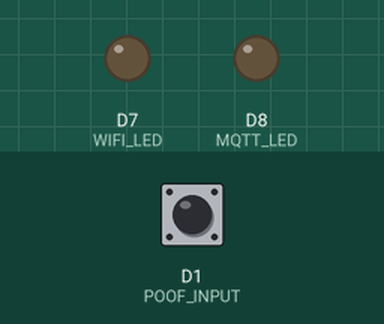
This sketch was run on a simulated ESP8266 (NodeMCU). Shown: output pins drawn as LEDs (lit = HIGH). The test bench sets the inputs (shaded band); at power-on: D1 (POOF_INPUT) HIGH. WiFi joins after 1.5 s; servers stay silent unless stated; no MQTT or app messages arrive unless stated; not simulated (calls return 0 or success): wifi_credentials.h; names the files do not define were given values by the test bench: mqtt_port = 1883; what the sketch prints to the serial monitor is not drawn.

Above: at 0.1 s.
At 1.52 s:
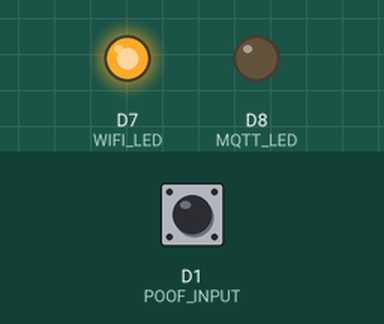
At 2.3 s:
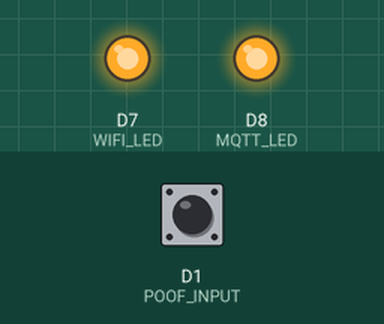
2.4 s: D1 (POOF_INPUT) pulled LOW for 0.15 s
Timing chart, 0 to 5.4 s (numbered marks = the images above; inputs shaded):
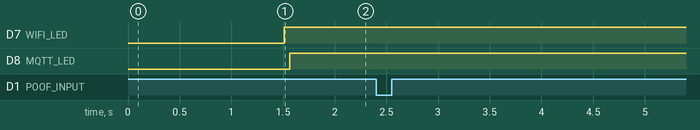

Measured:
- after the input at 2.4 s, every drawn part: stays the same

The sketch:

ESP8266-Flame-Controller-Transmitter.ino
```cpp
#include <ArduinoJson.h>
#include <ESP8266WiFi.h>
#include <PubSubClient.h>
#include "wifi_credentials.h"

WiFiClient espClient;
PubSubClient client(espClient);
DynamicJsonDocument command(128);
String commandStr;

#define POOF_SLIDER A0
#define POOF_INPUT D1
#define WIFI_LED D7
#define MQTT_LED D8

uint8_t button_state;
int button_state_last = -1;
int debounce = 0;
const int debounce_time = 10;

void callback(char* topic, byte* payload, unsigned int length) {
  String command = String((char*)payload);
  Serial.printf("Message arrived [%s] %s\n", topic, command);
}

void connectMqtt() {
  digitalWrite(MQTT_LED, LOW);
  while (!client.connected()) {
    Serial.print("Attempting MQTT connection...");
    if (client.connect(mqtt_clientId)) {
      digitalWrite(MQTT_LED, HIGH);
      Serial.println("connected");
      // client.subscribe(mqtt_topic);
    } else {
      Serial.print("failed, rc=");
      Serial.print(client.state());
      Serial.println(" try again in 5 seconds");
      delay(5000);
    }
  }
}

void setupWifi() {
  digitalWrite(WIFI_LED, LOW);
  delay(10);
  Serial.println();
  Serial.print("Connecting to ");
  Serial.println(ssid);
  WiFi.begin(ssid, password);

  while (WiFi.status() != WL_CONNECTED) {
    delay(500);
    Serial.print(".");
  }

  digitalWrite(WIFI_LED, HIGH);
  Serial.println("");
  Serial.println("WiFi connected");
  Serial.println("IP address: ");
  Serial.println(WiFi.localIP());
}

void button() {
  button_state = digitalRead(POOF_INPUT);
  if (button_state != button_state_last && millis() - debounce > debounce_time) {
    button_state_last = button_state;
    debounce = millis();
    if (button_state == LOW) {
      command["delay"] = map(analogRead(POOF_SLIDER), 1, 1024, 200, 2000);
      serializeJson(command, commandStr);
      Serial.println(commandStr);
      int commandStrLen = commandStr.length() + 1;
      char commandStrArr[commandStrLen];
      commandStr.toCharArray(commandStrArr, commandStrLen);
      client.publish(mqtt_topic, commandStrArr);
      commandStr = "";
    }
  }
}

void setup() {
  Serial.begin(115200);
  Serial.println("");
  pinMode(POOF_INPUT, INPUT_PULLUP);
  pinMode(POOF_SLIDER, INPUT);
  pinMode(WIFI_LED, OUTPUT);
  pinMode(MQTT_LED, OUTPUT);
  client.setServer(mqtt_server, mqtt_port);
  client.setCallback(callback);
  command["cmd"] = "poof";
  command["delay"] = 0;
}

void loop() {
  if (WiFi.status() != WL_CONNECTED) {
    setupWifi();
  }
  if (!client.connected()) {
    connectMqtt();
  }
  client.loop();
  button();
}
```
